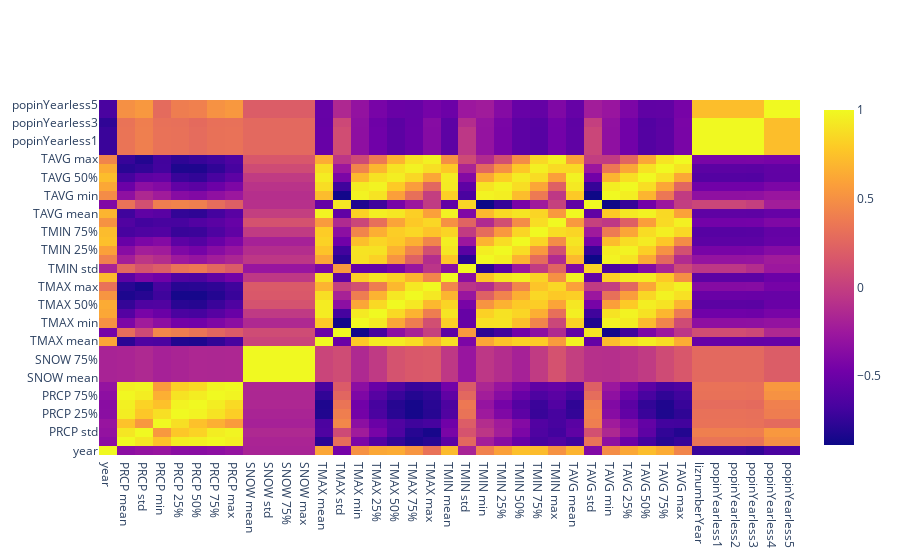

The notebook cell this image was saved under:
### Markdown cell above
### Fall

### Code cell
corrPortal_fall = df_reg_season.loc[(df_reg_season.source=='portal')&(df_reg_season.season.isin(['fall']))]\
.drop(columns=['PRCP count', 'SNOW count', 'TMAX count', 'TMIN count', 'TAVG count','propFemale',
              'SNOW min', 'SNOW 25%', 'SNOW 50%',]).corr()
testx = corrPortal_fall.columns
testy = corrPortal_fall.index
testz = corrPortal_fall.values
test = go.Figure(go.Heatmap(x=testx,y=testy,z=testz))
plot(test, filename = 'portal fall correlation matrix.html')
iplot(test, filename = 'portal fall correlation matrix.html')

### Figure 1 — Plotly figure (JSON) as saved in the notebook; plotly's stock layout.template omitted (floating-point values rounded to 4 significant figures; data arrays with more than 128 entries replaced by an {"elided": "..."} marker saying what was removed)
{"data": [{"type": "heatmap", "x": ["year", "PRCP mean", "PRCP std", "PRCP min", "PRCP 25%", "PRCP 50%", "PRCP 75%", "PRCP max", "SNOW mean", "SNOW std", "SNOW 75%", "SNOW max", "TMAX mean", "TMAX std", "TMAX min", "TMAX 25%", "TMAX 50%", "TMAX 75%", "TMAX max", "TMIN mean", "TMIN std", "TMIN min", "TMIN 25%", "TMIN 50%", "TMIN 75%", "TMIN max", "TAVG mean", "TAVG std", "TAVG min", "TAVG 25%", "TAVG 50%", "TAVG 75%", "TAVG max", "liznumberYear", "popinYearless1", "popinYearless2", "popinYearless3", "popinYearless4", "popinYearless5"], "y": ["year", "PRCP mean", "PRCP std", "PRCP min", "PRCP 25%", "PRCP 50%", "PRCP 75%", "PRCP max", "SNOW mean", "SNOW std", "SNOW 75%", "SNOW max", "TMAX mean", "TMAX std", "TMAX min", "TMAX 25%", "TMAX 50%", "TMAX 75%", "TMAX max", "TMIN mean", "TMIN std", "TMIN min", "TMIN 25%", "TMIN 50%", "TMIN 75%", "TMIN max", "TAVG mean", "TAVG std", "TAVG min", "TAVG 25%", "TAVG 50%", "TAVG 75%", "TAVG max", "liznumberYear", "popinYearless1", "popinYearless2", "popinYearless3", "popinYearless4", "popinYearless5"], "z": {"elided": "39x39 float values"}}], "layout": {}}
